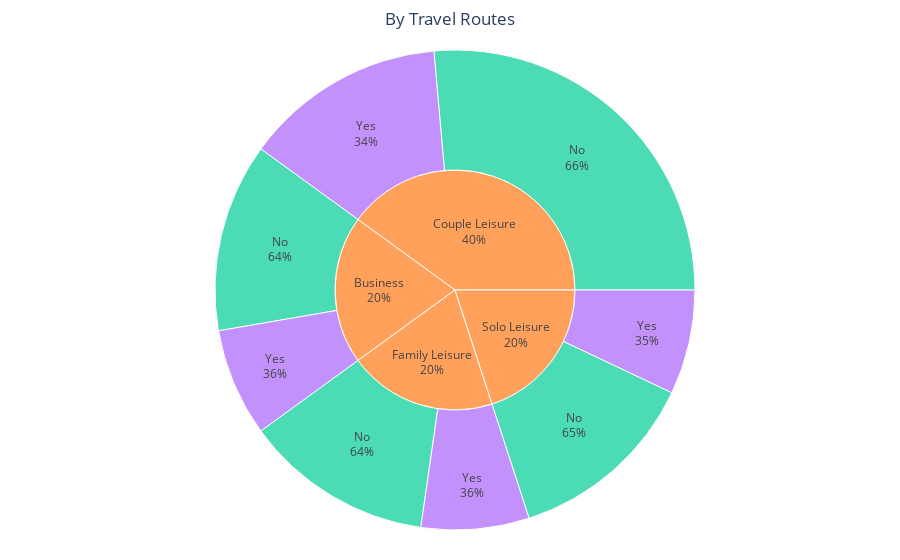

Notebook cell for this chart:
### Code cell
fig_travellertype = px.sunburst(df, path = ['type_of_traveller','recommended'],
                                color = 'recommended',
                                color_discrete_map = {'yes': 'green', 'no': 'red'
                                }
                                )
fig_travellertype.update_layout(title = "By Travel Routes",
                            title_x = 0.5,
                            margin = dict(l = 50, r = 40, t = 50, b = 30)
)
fig_travellertype.update_traces(textinfo="label+percent parent")

### Figure 1 — Plotly figure (JSON) as saved in the notebook; plotly's stock layout.template omitted (floating-point values rounded to 4 significant figures)
{"data": [{"branchvalues": "total", "customdata": [["No"], ["Yes"], ["Yes"], ["Yes"], ["Yes"], ["(?)"], ["(?)"], ["(?)"], ["(?)"], ["No"], ["No"], ["No"]], "domain": {"x": [0, 1], "y": [0, 1]}, "hovertemplate": "labels=%{label}<br>count=%{value}<br>parent=%{parent}<br>id=%{id}<br>recommended=%{customdata[0]}<extra></extra>", "ids": ["Couple Leisure/No", "Business/Yes", "Couple Leisure/Yes", "Family Leisure/Yes", "Solo Leisure/Yes", "Business", "Couple Leisure", "Family Leisure", "Solo Leisure", "Business/No", "Family Leisure/No", "Solo Leisure/No"], "labels": ["No", "Yes", "Yes", "Yes", "Yes", "Business", "Couple Leisure", "Family Leisure", "Solo Leisure", "No", "No", "No"], "marker": {"colors": ["#00cc96", "#ab63fa", "#ab63fa", "#ab63fa", "#ab63fa", "#FFA15A", "#FFA15A", "#FFA15A", "#FFA15A", "#00cc96", "#00cc96", "#00cc96"]}, "name": "", "parents": ["Couple Leisure", "Business", "Couple Leisure", "Family Leisure", "Solo Leisure", "", "", "", "", "Business", "Family Leisure", "Solo Leisure"], "textinfo": "label+percent parent", "type": "sunburst", "values": [660, 182, 340, 182, 176, 500, 1000, 500, 500, 318, 318, 324]}], "layout": {"legend": {"tracegroupgap": 0}, "margin": {"b": 30, "l": 50, "r": 40, "t": 50}, "title": {"text": "By Travel Routes", "x": 0.5}}}
